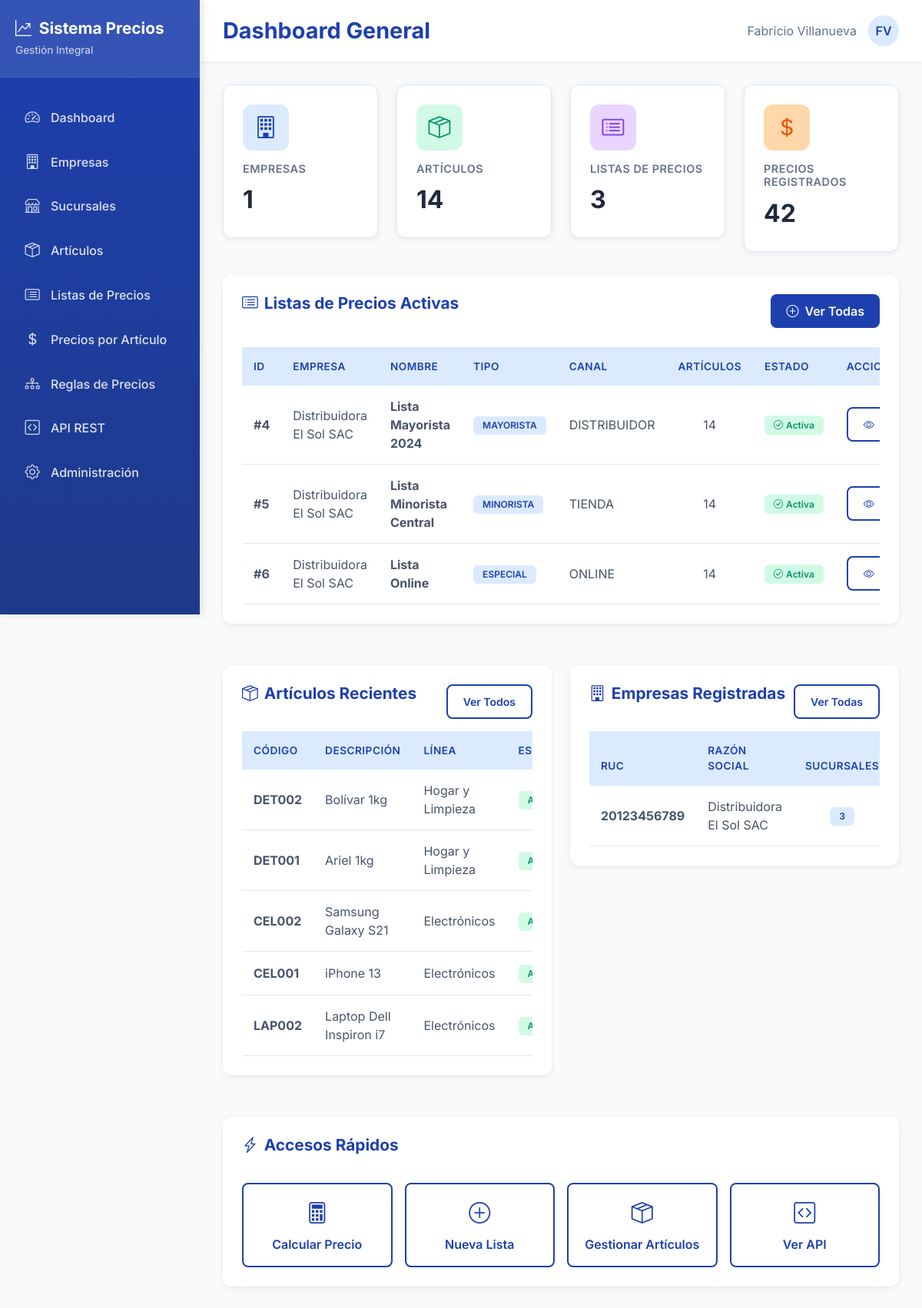
The app's page /api/dashboard/ with its own data.
### precios/models.py (models this page shows, shortened)
class Empresa(models.Model):
    nombre = models.CharField(max_length=200)
    ruc = models.CharField(max_length=11, unique=True)
    activo = models.BooleanField(default=True)
    fecha_creacion = models.DateTimeField(auto_now_add=True)
    class Meta:
        db_table = 'empresa'
        verbose_name = 'Empresa'
        verbose_name_plural = 'Empresas'

class ListaPrecio(models.Model):
    TIPO_CHOICES = [
        ('GENERAL', 'General'),
        ('MAYORISTA', 'Mayorista'),
        ('MINORISTA', 'Minorista'),
        ('ESPECIAL', 'Especial'),
    ]
    CANAL_CHOICES = [
        ('TIENDA', 'Tienda Física'),
        ('ONLINE', 'Tienda Online'),
        ('DISTRIBUIDOR', 'Distribuidor'),
        ('CORPORATIVO', 'Corporativo'),
    ]
    empresa = models.ForeignKey(Empresa, on_delete=models.CASCADE, related_name='listas_precios')
    sucursal = models.ForeignKey(Sucursal, on_delete=models.CASCADE, related_name='listas_precios', null=True, blank=True)
    nombre = models.CharField(max_length=200)
    tipo = models.CharField(max_length=20, choices=TIPO_CHOICES)
    canal = models.CharField(max_length=20, choices=CANAL_CHOICES, null=True, blank=True)
    fecha_inicio = models.DateField()
    fecha_fin = models.DateField(null=True, blank=True)
    activo = models.BooleanField(default=True)
    fecha_creacion = models.DateTimeField(auto_now_add=True)
    fecha_modificacion = models.DateTimeField(auto_now=True)
    class Meta:
        db_table = 'lista_precio'
        verbose_name = 'Lista de Precio'
        verbose_name_plural = 'Listas de Precios'
        ordering = ['-fecha_inicio']

class Articulo(models.Model):
    grupo = models.ForeignKey(GrupoArticulo, on_delete=models.CASCADE, related_name='articulos')
    codigo = models.CharField(max_length=50, unique=True)
    nombre = models.CharField(max_length=200)
    descripcion = models.TextField(blank=True)
    unidad_medida = models.CharField(max_length=20, default='UND')
    ultimo_costo = models.DecimalField(max_digits=10, decimal_places=2, default=0)
    activo = models.BooleanField(default=True)
    fecha_creacion = models.DateTimeField(auto_now_add=True)
    class Meta:
        db_table = 'articulo'
        verbose_name = 'Artículo'
        verbose_name_plural = 'Artículos'

class LineaArticulo(models.Model):
    nombre = models.CharField(max_length=100)
    codigo = models.CharField(max_length=20, unique=True)
    descripcion = models.TextField(blank=True)
    activo = models.BooleanField(default=True)
    class Meta:
        db_table = 'linea_articulo'
        verbose_name = 'Línea de Artículo'
        verbose_name_plural = 'Líneas de Artículos'

### precios/views.py (the view)
# urls.py: path('dashboard/', views.dashboard_view, name='dashboard'),
def dashboard_view(request):
    stats = {
        'total_empresas': Empresa.objects.count(),
        'total_articulos': Articulo.objects.count(),
        'total_listas': ListaPrecio.objects.count(),
        'total_precios': PrecioArticulo.objects.count(),
    }
    listas_precios = ListaPrecio.objects.filter(activo=True).annotate(
        total_articulos=Count('precios')
    ).select_related('empresa', 'sucursal')[:5]
    listas_data = []
    for lista in listas_precios:
        empresa_nombre = 'N/A'
        if lista.empresa:
            if hasattr(lista.empresa, 'razon_social'):
                empresa_nombre = lista.empresa.razon_social
            elif hasattr(lista.empresa, 'nombre'):
                empresa_nombre = lista.empresa.nombre
            else:
                empresa_nombre = str(lista.empresa)
        listas_data.append({
            'id': lista.id,
            'empresa_nombre': empresa_nombre,
            'nombre': lista.nombre,
            'tipo': lista.tipo,
            'canal': lista.canal if hasattr(lista, 'canal') and lista.canal else 'General',
            'total_articulos': lista.total_articulos,
            'activo': lista.activo,
        })
    articulos_recientes = Articulo.objects.select_related('grupo__linea').order_by('-id')[:5]
    articulos_data = []
    for articulo in articulos_recientes:
        articulos_data.append({
            'codigo': articulo.codigo,
            'descripcion': articulo.nombre,
            'linea_nombre': articulo.grupo.linea.nombre if articulo.grupo and articulo.grupo.linea else 'Sin línea',
            'activo': articulo.activo,
        })
    empresas = Empresa.objects.annotate(
        total_sucursales=Count('sucursales')  # CORREGIDO: 'sucursales' en plural
    )[:5]
    empresas_data = []
    for empresa in empresas:
        ruc = empresa.ruc if hasattr(empresa, 'ruc') else 'N/A'
        if hasattr(empresa, 'razon_social'):
            nombre = empresa.razon_social
        elif hasattr(empresa, 'nombre'):
            nombre = empresa.nombre
        else:
            nombre = str(empresa)
        empresas_data.append({
            'ruc': ruc,
            'razon_social': nombre,
            'total_sucursales': empresa.total_sucursales,
        })
    context = {
        'stats': stats,
        'listas_precios': listas_data,
        'articulos_recientes': articulos_data,
        'empresas': empresas_data,
    }
    return render(request, 'dashboard.html', context)

### templates/dashboard.html (shortened to what this page needs)
{% extends 'base.html' %}
{% block page_title %}Dashboard General{% endblock %}
{% block content %}
<div class="row g-4 mb-4">
    <div class="col-md-3">
        <div class="stat-card blue">
            <div class="icon">
                <i class="bi bi-building"></i>
            </div>
            <h3>Empresas</h3>
            <div class="value">{{ stats.total_empresas }}</div>
        </div>
    </div>
    <div class="col-md-3">
        <div class="stat-card green">
            <div class="icon">
                <i class="bi bi-box-seam"></i>
            </div>
            <h3>Artículos</h3>
            <div class="value">{{ stats.total_articulos }}</div>
        </div>
    </div>
    <div class="col-md-3">
        <div class="stat-card purple">
            <div class="icon">
                <i class="bi bi-card-list"></i>
            </div>
            <h3>Listas de Precios</h3>
            <div class="value">{{ stats.total_listas }}</div>
        </div>
    </div>
    <div class="col-md-3">
        <div class="stat-card orange">
            <div class="icon">
                <i class="bi bi-currency-dollar"></i>
            </div>
            <h3>Precios Registrados</h3>
            <div class="value">{{ stats.total_precios }}</div>
        </div>
    </div>
</div>
<div class="data-table">
    <div class="d-flex justify-content-between align-items-center mb-4">
        <h4><i class="bi bi-card-list me-2"></i>Listas de Precios Activas</h4>
        <a href="{% url 'listas-precios-list' %}" class="btn btn-primary">
            <i class="bi bi-plus-circle me-2"></i>Ver Todas
        </a>
    </div>
    {% if listas_precios %}
    <div class="table-responsive">
        <table class="table table-hover">
            <thead>
                <tr>
                    <th>ID</th>
                    <th>Empresa</th>
                    <th>Nombre</th>
                    <th>Tipo</th>
                    <th>Canal</th>
                    <th>Artículos</th>
                    <th>Estado</th>
                    <th>Acciones</th>
                </tr>
            </thead>
            <tbody>
                {% for lista in listas_precios %}
                <tr>
                    <td><strong>#{{ lista.id }}</strong></td>
                    <td>{{ lista.empresa_nombre }}</td>
                    <td><strong>{{ lista.nombre }}</strong></td>
                    <td>
                        <span class="badge badge-info">{{ lista.tipo }}</span>
                    </td>
                    <td>{{ lista.canal }}</td>
                    <td class="text-center">{{ lista.total_articulos }}</td>
                    <td>
                        {% if lista.activo %}
                            <span class="badge badge-success">
                                <i class="bi bi-check-circle me-1"></i>Activa
                            </span>
                        {% else %}
                            <span class="badge badge-warning">
                                <i class="bi bi-x-circle me-1"></i>Inactiva
                            </span>
                        {% endif %}
                    </td>
                    <td>
                        <a href="/api/listas-precios/{{ lista.id }}/" class="btn btn-sm btn-outline-primary" target="_blank">
                            <i class="bi bi-eye"></i>
                        </a>
                    </td>
                </tr>
                {% endfor %}
            </tbody>
        </table>
    </div>
    {% else %}
    <div class="alert alert-info">
        <i class="bi bi-info-circle me-2"></i>
        No hay listas de precios registradas aún.
    </div>
    {% endif %}
</div>
<div class="row mt-4">
    <div class="col-md-6">
        <div class="data-table">
            <div class="d-flex justify-content-between align-items-center mb-3">
                <h4><i class="bi bi-box-seam me-2"></i>Artículos Recientes</h4>
                <a href="{% url 'articulos-list' %}" class="btn btn-sm btn-outline-primary">Ver Todos</a>
            </div>
            {% if articulos_recientes %}
            <div class="table-responsive">
                <table class="table table-sm">
                    <thead>
                        <tr>
                            <th>Código</th>
                            <th>Descripción</th>
                            <th>Línea</th>
                            <th>Estado</th>
                        </tr>
                    </thead>
                    <tbody>
                        {% for articulo in articulos_recientes %}
                        <tr>
                            <td><strong>{{ articulo.codigo }}</strong></td>
                            <td>{{ articulo.descripcion|truncatewords:5 }}</td>
                            <td>{{ articulo.linea_nombre }}</td>
                            <td>
                                {% if articulo.activo %}
                                    <span class="badge badge-success">Activo</span>
                                {% else %}
                                    <span class="badge badge-warning">Inactivo</span>
                                {% endif %}
                            </td>
                        </tr>
                        {% endfor %}
                    </tbody>
                </table>
            </div>
            {% else %}
            <p class="text-muted">No hay artículos registrados.</p>
            {% endif %}
        </div>
    </div>
    <div class="col-md-6">
        <div class="data-table">
            <div class="d-flex justify-content-between align-items-center mb-3">
                <h4><i class="bi bi-building me-2"></i>Empresas Registradas</h4>
                <a href="{% url 'empresas-list' %}" class="btn btn-sm btn-outline-primary">Ver Todas</a>
            </div>
            {% if empresas %}
            <div class="table-responsive">
                <table class="table table-sm">
                    <thead>
                        <tr>
                            <th>RUC</th>
                            <th>Razón Social</th>
                            <th>Sucursales</th>
                        </tr>
                    </thead>
                    <tbody>
                        {% for empresa in empresas %}
                        <tr>
                            <td><strong>{{ empresa.ruc }}</strong></td>
                            <td>{{ empresa.razon_social|truncatewords:4 }}</td>
                            <td class="text-center">
                                <span class="badge badge-info">{{ empresa.total_sucursales }}</span>
                            </td>
                        </tr>
                        {% endfor %}
                    </tbody>
                </table>
            </div>
            {% else %}
            <p class="text-muted">No hay empresas registradas.</p>
            {% endif %}
        </div>
    </div>
</div>
<div class="row mt-4">
    <div class="col-12">
        <div class="data-table">
            <h4><i class="bi bi-lightning-charge me-2"></i>Accesos Rápidos</h4>
            <div class="row g-3 mt-2">
                <div class="col-md-3">
                    <a href="/api/precios/calcular/" class="btn btn-outline-primary w-100 py-3" target="_blank">
                        <i class="bi bi-calculator d-block fs-3 mb-2"></i>
                        Calcular Precio
                    </a>
                </div>
                <div class="col-md-3">
                    <a href="{% url 'listas-precios-list' %}" class="btn btn-outline-primary w-100 py-3">
                        <i class="bi bi-plus-circle d-block fs-3 mb-2"></i>
                        Nueva Lista
                    </a>
                </div>
                <div class="col-md-3">
                    <a href="{% url 'articulos-list' %}" class="btn btn-outline-primary w-100 py-3">
                        <i class="bi bi-box-seam d-block fs-3 mb-2"></i>
                        Gestionar Artículos
                    </a>
                </div>
                <div class="col-md-3">
                    <a href="/api/" class="btn btn-outline-primary w-100 py-3" target="_blank">
                        <i class="bi bi-code-square d-block fs-3 mb-2"></i>
                        Ver API
                    </a>
                </div>
            </div>
        </div>
    </div>
</div>
{% endblock %}

### records on screen
Empresa: empresa_nombre "Distribuidora El Sol SAC" "Distribuidora El Sol SAC" "Distribuidora El Sol SAC", ruc "20123456789", razon_social "Distribuidora El Sol SAC"
ListaPrecio: nombre "Lista Mayorista 2024", tipo "MAYORISTA", canal "DISTRIBUIDOR"
ListaPrecio: nombre "Lista Minorista Central", tipo "MINORISTA", canal "TIENDA"
ListaPrecio: nombre "Lista Online", tipo "ESPECIAL", canal "ONLINE"
Articulo: codigo "DET002", descripcion "Bolívar 1kg"
LineaArticulo: linea_nombre "Hogar y Limpieza" "Hogar y Limpieza"
Articulo: codigo "DET001", descripcion "Ariel 1kg"
Articulo: codigo "CEL002", descripcion "Samsung Galaxy S21"
LineaArticulo: linea_nombre "Electrónicos" "Electrónicos" "Electrónicos"
Articulo: codigo "CEL001", descripcion "iPhone 13"
Articulo: codigo "LAP002", descripcion "Laptop Dell Inspiron i7"

### other values on screen
{{ stats.total_empresas }} "1"
{{ stats.total_articulos }} "14"
{{ stats.total_listas }} "3"
{{ stats.total_precios }} "42"
{{ lista.id }} "4" "5" "6"
{{ lista.total_articulos }} "14" "14" "14"
{{ empresa.total_sucursales }} "3"
